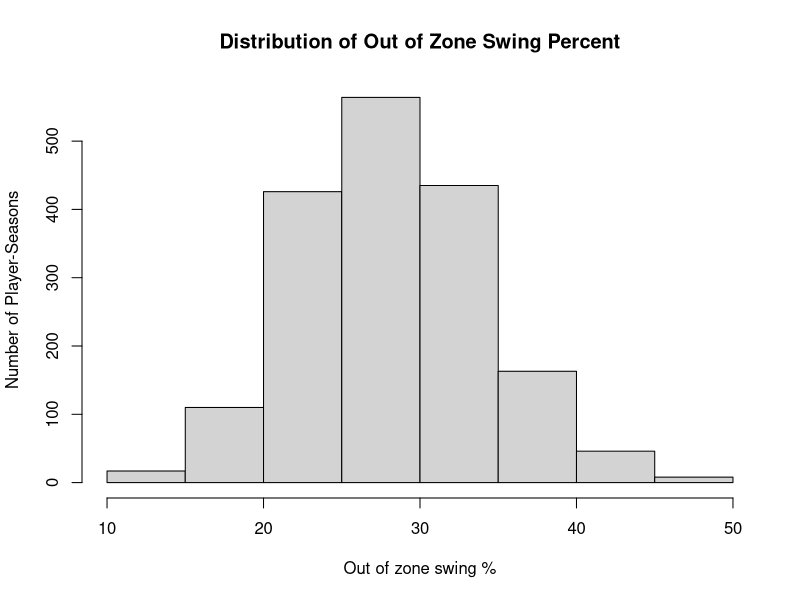
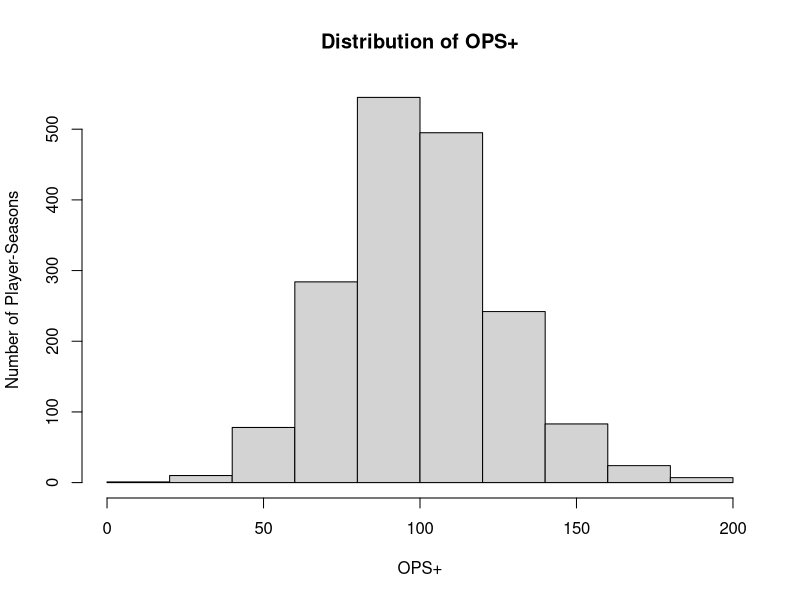
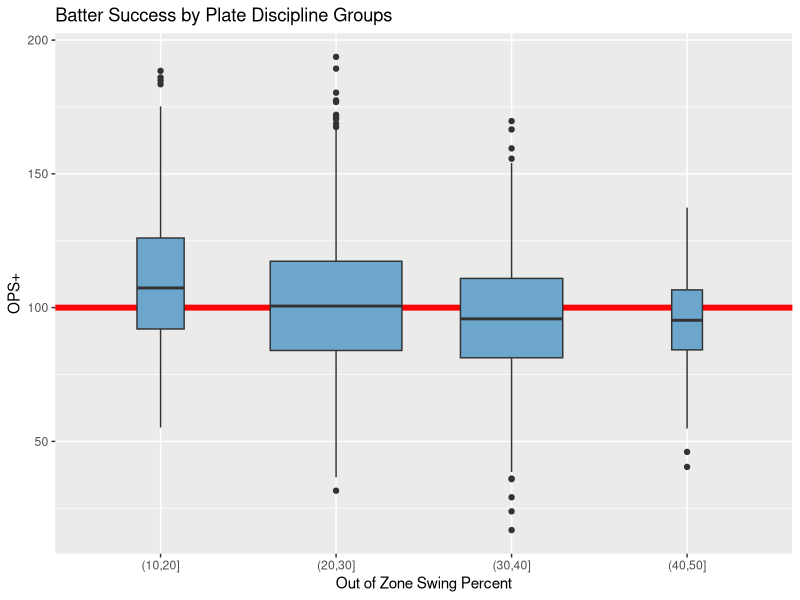
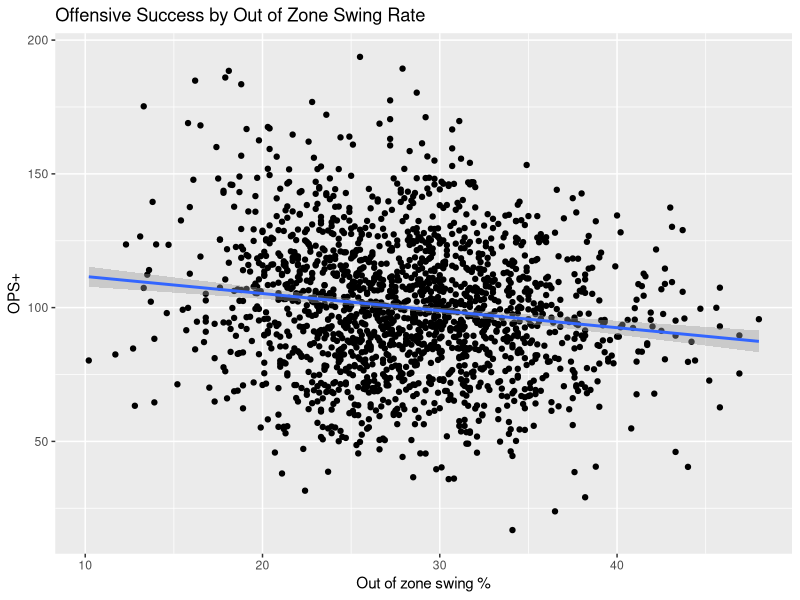

These charts were generated, in order, by the following R code:
## ---- chunk 1
knitr::opts_chunk$set(echo = TRUE)
library(tidyverse)
## ---- chunk 2
# Reading in the statcast data
statcast <- read_csv("../data/stats.csv")

# Shuffling data for train/test splitting
set.seed(123)
statcast <- statcast[sample(nrow(statcast)),]

# root mean squared error for true y and prediction yhat
rmse <- function(y,yhat) sqrt(mean((y-yhat)^2))
## ---- chunk 3
# Mutating statcast dataframe to include OPS+ and groupings of plate approach
statcast <- statcast %>%
  mutate(opsPlus = (on_base_percent / mean(on_base_percent) +
                      slg_percent / mean(slg_percent) - 1) * 100) %>%
  mutate(ozSwingGroup = cut(oz_swing_percent, c(10, 20, 30, 40, 50)))

# Creating train and test data sets (90% and 10%)
statTrain <- statcast[1:1592,]
statTest <- statcast[1593:nrow(statcast),]
## ---- chunk 4
hist(statcast$oz_swing_percent,
     main = "Distribution of Out of Zone Swing Percent",
     xlab = "Out of zone swing %",
     ylab = "Number of Player-Seasons")

hist(statcast$opsPlus,
     main = "Distribution of OPS+",
     xlab = "OPS+",
     ylab = "Number of Player-Seasons")
## ---- chunk 5
ggplot(statcast, aes(ozSwingGroup, opsPlus)) +
  geom_hline(yintercept = 100, color = "red", size = 2) +
  geom_boxplot(varwidth=T, fill="skyblue3") + 
  labs(title="Batter Success by Plate Discipline Groups",
       x="Out of Zone Swing Percent",
       y="OPS+")
## ---- chunk 6
opsMod <- aov(opsPlus ~ ozSwingGroup, data = statTrain)
summary(opsMod)
paste("RMSE:", rmse(statTest$opsPlus, predict(opsMod, statTest)))
## ---- chunk 7
ggplot(statcast, aes(oz_swing_percent, opsPlus)) +
  geom_point() +
  geom_smooth(method = "lm") +
  labs(title = "Offensive Success by Out of Zone Swing Rate",
       x = "Out of zone swing %",
       y = "OPS+")
## ---- chunk 8
linMod <- lm(opsPlus ~ oz_swing_percent, data = statTrain)
summary(linMod)
paste("RMSE:", rmse(statTest$opsPlus, predict(linMod, statTest)))
